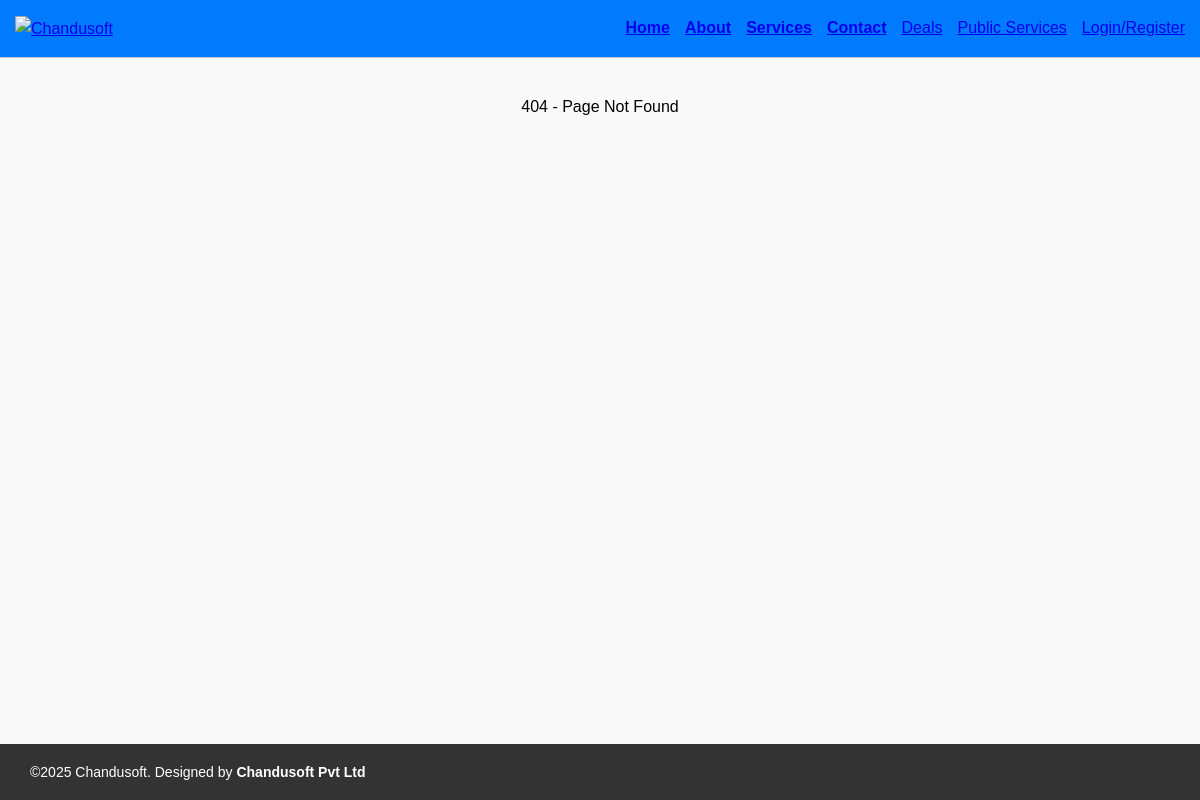
The app's page /careers, older data.
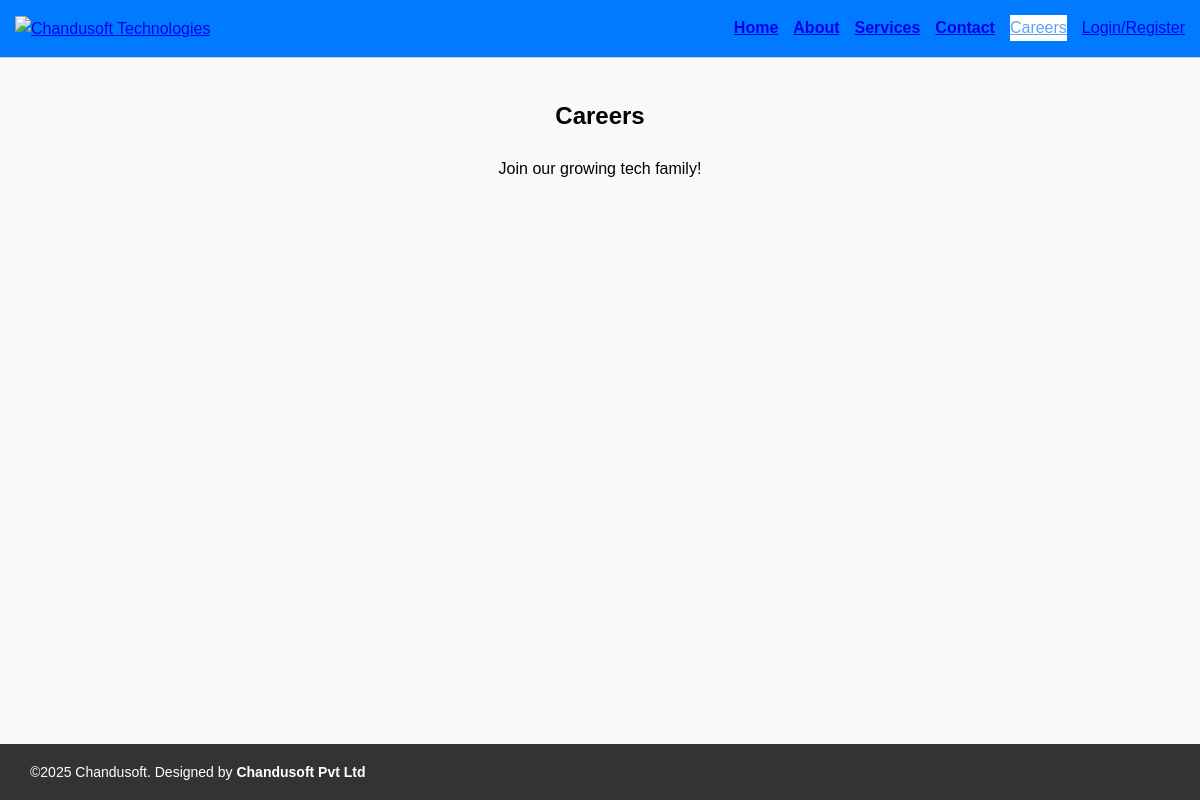
The same page, newer data.
### tables this page shows
CREATE TABLE `pages` (
  `id` int NOT NULL AUTO_INCREMENT,
  `title` varchar(255) NOT NULL,
  `slug` varchar(255) NOT NULL,
  `content_html` text,
  `status` enum('draft','published','archived') DEFAULT 'draft',
  `updated_at` datetime DEFAULT CURRENT_TIMESTAMP ON UPDATE CURRENT_TIMESTAMP,
  PRIMARY KEY (`id`),
  UNIQUE KEY `slug` (`slug`)
);

### app/functions.php (called while the page is built, shortened)
<?php
require_once __DIR__ . '/config.php';
function get_setting($key) {
    global $pdo;
    try {
        $stmt = $pdo->prepare("SELECT value FROM site_settings WHERE `key` = ?");
        $stmt->execute([$key]);
        return $stmt->fetchColumn() ?: '';
    } catch (PDOException $e) {
        error_log("Error fetching setting '$key': " . $e->getMessage());
        return '';
    }
}
?>

### views/layout.php (the view, shortened to what this page needs)
<?php
require_once __DIR__ . '/../app/config.php';
require_once __DIR__ . '/../app/functions.php';
$slug = $_GET['page'] ?? '';
if ($slug) {
    $stmt = $pdo->prepare("SELECT title, content_html FROM pages WHERE slug = ? AND status = 'published'");
    $stmt->execute([$slug]);
    $page = $stmt->fetch();
}
?>
<!DOCTYPE html>
<html lang="en">
<head>
    <link rel="stylesheet" href="/styles.css">
</head>
<body>
<?php include __DIR__ . '/../admin/header.php'; ?>
<main>
<?php
if (!empty($page)) {
    echo "<section class='page-content'>";
    echo "<h1>" . htmlspecialchars($page['title']) . "</h1>";
    echo "<div class='content'>" . $page['content_html'] . "</div>";
    echo "</section>";
} else {
    echo "<section class='error'><p>404 - Page Not Found</p></section>";
}
?>
</main>
<?php include __DIR__ . '/../admin/footer.php'; ?>
</body>
</html>

### admin/header.php
<?php
require_once __DIR__ . '/../app/config.php';
require_once __DIR__ . '/../app/functions.php';
$currentPage = basename(parse_url($_SERVER['REQUEST_URI'], PHP_URL_PATH));
$currentPage = str_replace('.php', '', $currentPage);
$currentPage = trim($currentPage, "/");
$currentPage = ($currentPage === '' || $currentPage === false) ? 'index' : $currentPage;
$siteName = get_setting('site_name') ?: 'Chandusoft Technologies';
$logoPath = get_setting('logo_path') ?: 'images/logo.jpg';
if ($logoPath && strpos($logoPath, 'uploads/') === 0) {
    $logoPath = 'http://' . $_SERVER['HTTP_HOST'] . '/' . $logoPath;
}
$staticPages = [
    'index'    => 'Home',
    'about'    => 'About',
    'services' => 'Services',
    'contact'  => 'Contact'
];
?>
<header>
    <div class="logo">
        <a href="/index">
            <img src="<?php echo htmlspecialchars($logoPath); ?>"
                 alt="<?php echo htmlspecialchars($siteName); ?>"
                 title="<?php echo htmlspecialchars($siteName); ?>"
                 width="150" height="auto"
                 style="vertical-align:middle; max-height:80px;">
        </a>
    </div>
    <nav>
        <?php foreach ($staticPages as $slug => $title): ?>
            <a href="/<?= $slug ?>" class="<?= ($currentPage === $slug) ? 'active' : '' ?>">
                <b><?= htmlspecialchars($title) ?></b>
            </a>
        <?php endforeach; ?>
        <?php
        try {
            $navStmt = $pdo->query("SELECT title, slug FROM pages WHERE status = 'published' ORDER BY title ASC");
            foreach ($navStmt->fetchAll(PDO::FETCH_ASSOC) as $p) {
                $slug = htmlspecialchars($p['slug']);
                $title = htmlspecialchars($p['title']);
                if (!array_key_exists($slug, $staticPages)) {
                    echo '<a href="/' . $slug . '" class="' . ($currentPage === $slug ? 'active' : '') . '">' . $title . '</a>';
                }
            }
        } catch (PDOException $e) {
            echo "";
        }
        ?>
        <a href="/admin/login.php" class="<?= ($currentPage === 'login') ? 'active' : '' ?>">
            Login/Register
        </a>
    </nav>
</header>

Row changes from the older to the newer data that the page shows:
removed pages: title "Deals"
changed pages: slug "contact-services" → "careers" (drawn); title "Public Services" → "Careers"; title (not shown) → "Careers"; content_html (not shown) → "Join our growing tech family!"
Text that changed along with them:
text no longer shown: "404 - Page Not Found"
